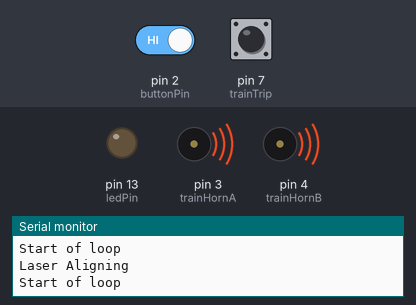
The sketch below on a simulated Arduino Uno, built with avr-gcc and run on an emulated ATmega328P. Parts: output pins drawn as LEDs (lit = HIGH), buzzer (waves = sounding, pin HIGH), the last lines printed to the serial monitor. The test bench sets the inputs (shaded band); at power-on: pin 7 (trainTrip) HIGH, pin 2 (buttonPin) HIGH.

Above: at 1.2 s.
1.3 s: pin 7 (trainTrip) pulled LOW for 0.15 s
At 1.39 s:
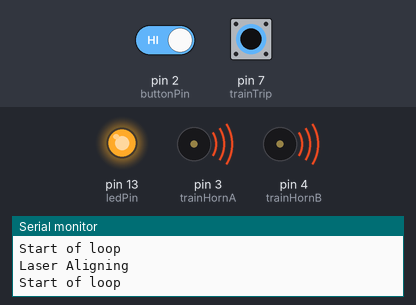
2.9 s: pin 7 (trainTrip) pulled LOW for 3.2 s
At 6.8 s:
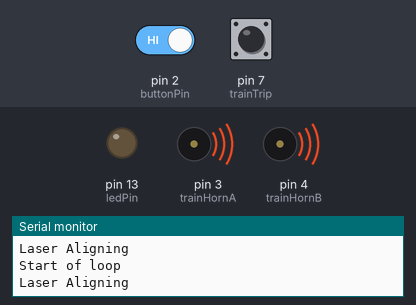
9.1 s: pin 2 (buttonPin) driven LOW and pin 7 (trainTrip) driven LOW
At 10.1 s:
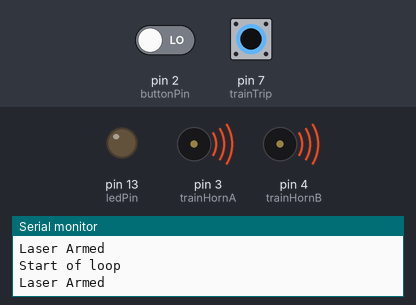
10.7 s: pin 7 (trainTrip) driven HIGH
At 12.1 s:
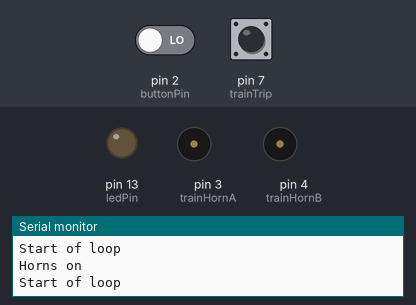
12.4 s: pin 7 (trainTrip) driven LOW
At 13.5 s:
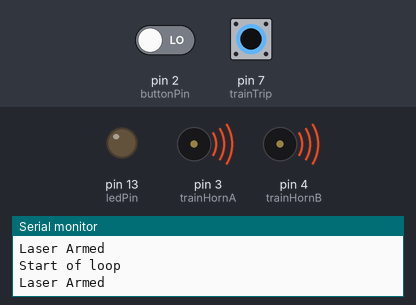
15.4 s: pin 7 (trainTrip) pulsed HIGH 2 times (0.12 s each, 0.3 s apart)
At 15.53 s:
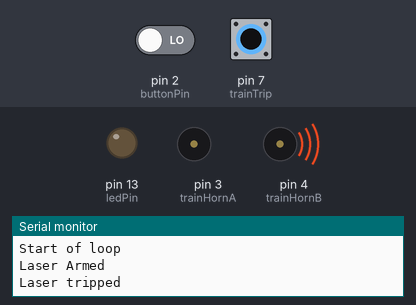
Timing chart, 0 to 18.4 s (numbered marks = the images above; inputs shaded):
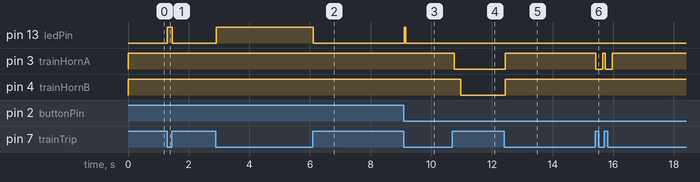

The sketch:

Train_Horn3.ino
```cpp
/*
  Train_Horn

  activates two banks of horns (pins 3 and 4) and an LED (pin 13)
  when the laser tripwire (pin 7) is triggered or pushbutton (pin 2) is pressed.

  There is a small delay between activating the two banks of horns
  to account for motor startup amperage draw.

  The circuit:
  - LED attached from pin 13 to ground
  - pushbutton attached to pin 2 from +5V
  - 10K resistor attached to pin 2 from ground


  updated 2022
  by gaatjaat
  first modified 20 Sept 2020
  from DojoDave's Button sketch

*/

// constants won't change. They're used here to set pin numbers:
const int buttonPin = 2;     // the number of the pushbutton pin
const int trainTrip = 7;      // the number of the train photoresistor pin
const int carTrip = 8;      // the number of the train photoresistor pin
const int oogaTrip = 9;      // the number of the train photoresistor pin
const int ledPin =  13;      // the number of the LED pin
const int trainHornA =  3;      // the number of the train horn bank A relay pin
const int trainHornB =  4;      // the number of the train horn bank B relay pin
const unsigned long hornMaxTimeMillis = 5000;

//Main loop states
const int LASER_ALIGNING = 1;
const int ARMED = 2;
const int TRAIN_HORN_ACTIVATED = 3;

int mainLoopState = LASER_ALIGNING;


// variables will change:
int buttonState = 0;         // variable for reading the pushbutton status
int tripWireState = 0;       // variable for reading the photoresistor status
unsigned long hornActivationTime = 0;

void setup() {
  // initialize serial communication at 9600 bits per second:
  Serial.begin(9600);
  // initialize the LED and relay pins as output:
  pinMode(ledPin, OUTPUT);
  digitalWrite(trainHornA, HIGH);
  digitalWrite(trainHornB, HIGH);
  pinMode(trainHornA, OUTPUT);
  pinMode(trainHornB, OUTPUT);
  // initialize the pushbutton and photoresistor pins as an input:
  pinMode(buttonPin, INPUT_PULLUP);
  pinMode(trainTrip, INPUT_PULLUP);
}


void loop() {
    Serial.println("Start of loop");
    tripWireState = digitalRead(trainTrip); //read initial tripWireState
    buttonState = digitalRead(buttonPin); //read initial buttonState

    bool buttonPressed = false;
    bool photoResisterSeesLight = false;

    buttonPressed = buttonState == LOW;
    photoResisterSeesLight = tripWireState == LOW;


    if (mainLoopState == LASER_ALIGNING) {
      if (photoResisterSeesLight) {
        digitalWrite(ledPin, HIGH);
      }
      else {
        digitalWrite(ledPin, LOW);
      }
        Serial.println("Laser Aligning");

        if (buttonPressed && photoResisterSeesLight) {
            mainLoopState = ARMED;
            Serial.println("Laser Arming");
        }

    } else if (mainLoopState == ARMED) {
        digitalWrite(ledPin, LOW);
        Serial.println("Laser Armed");

        if (!photoResisterSeesLight) {

            Serial.println("Laser tripped");
            digitalWrite(trainHornA, LOW); //turn on first horn
            delay(220); //small delay to account for motor startup amperage draw
            digitalWrite(trainHornB, LOW); //turn on second horn

            hornActivationTime = millis();

            mainLoopState = TRAIN_HORN_ACTIVATED;
        }

    } else if (mainLoopState == TRAIN_HORN_ACTIVATED) {
        digitalWrite(ledPin, LOW);
        Serial.println("Horns on");

        bool hornOnTooLong = false;
        hornOnTooLong = millis() - hornActivationTime > hornMaxTimeMillis;
        if (hornOnTooLong) {
            Serial.println("Horn on too long");
            digitalWrite(trainHornA, HIGH);
            digitalWrite(trainHornB, HIGH);

            mainLoopState = LASER_ALIGNING;
        } else if (photoResisterSeesLight) {
            Serial.println("Waiting for laser alignment");
            digitalWrite(trainHornA, HIGH);
            digitalWrite(trainHornB, HIGH);

            mainLoopState = ARMED;
        }
    }
}
```

Measured:
- after the input at 1.3 s, pin 13 (ledPin): LOW → HIGH at once, → LOW 0.16 s later
- after the input at 2.9 s, pin 13 (ledPin): LOW → HIGH at once, → LOW 3.2 s later
- after the input at 9.1 s, pin 13 (ledPin): LOW → HIGH at once, → LOW 0.05 s later
- after the input at 10.7 s, pin 3 (trainHornA): HIGH → LOW after 0.05 s; pin 4 (trainHornB): HIGH → LOW after 0.27 s
- after the input at 12.4 s, pin 3 (trainHornA), pin 4 (trainHornB): LOW → HIGH at once
- after the input at 15.4 s, pin 3 (trainHornA): alternates HIGH for 0.09 s and LOW for 0.22 s, 4 changes in all, then stays HIGH, starting at once
